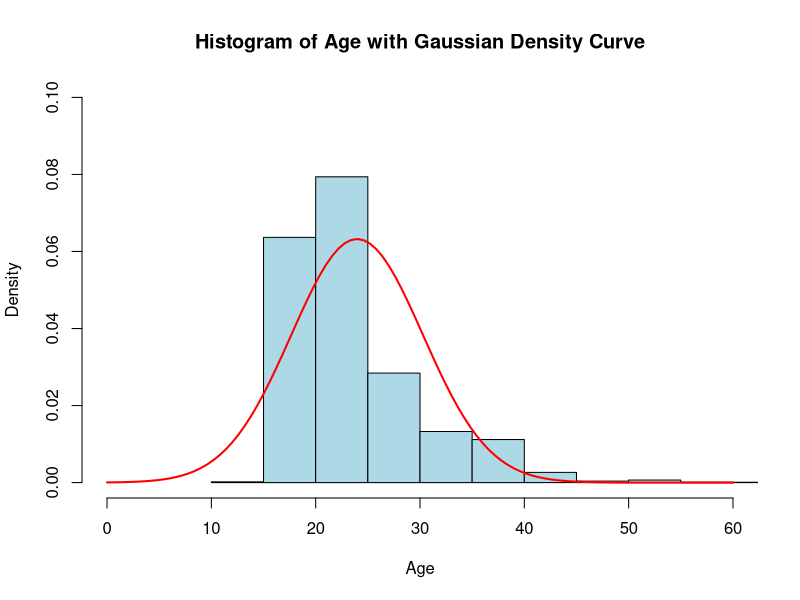
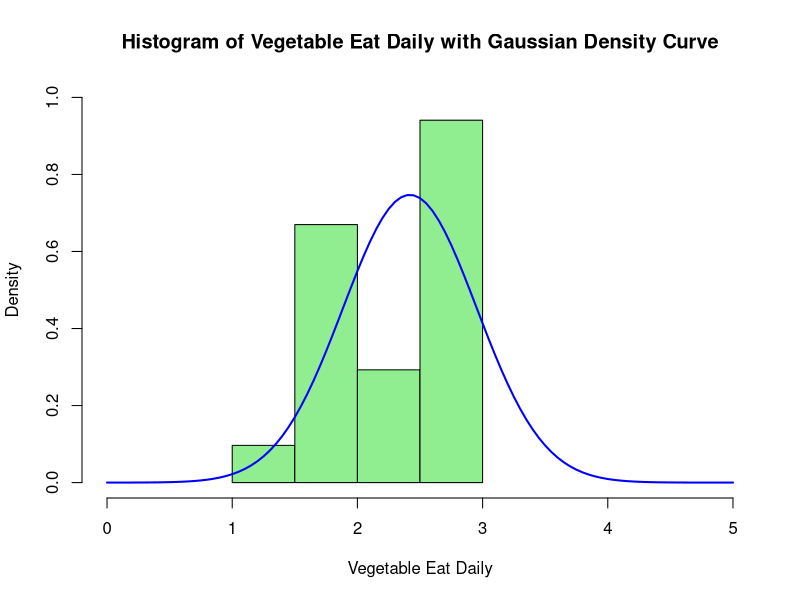
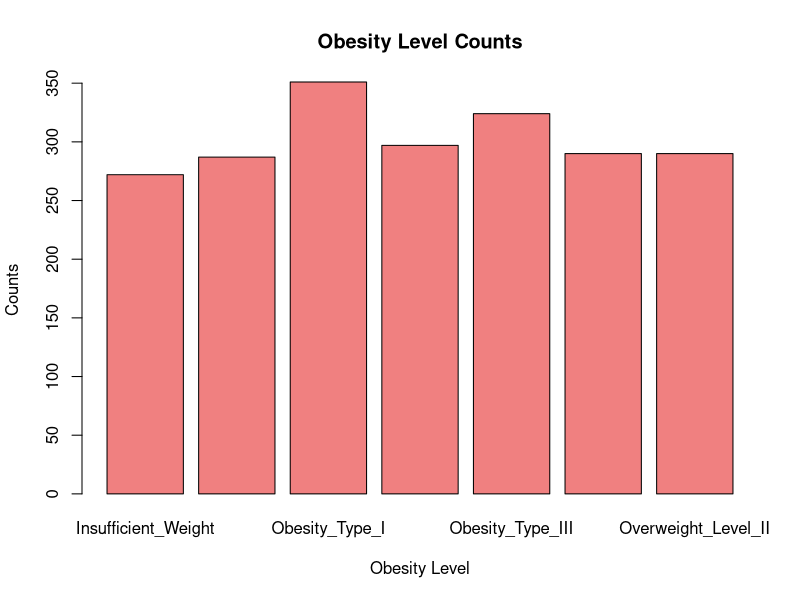
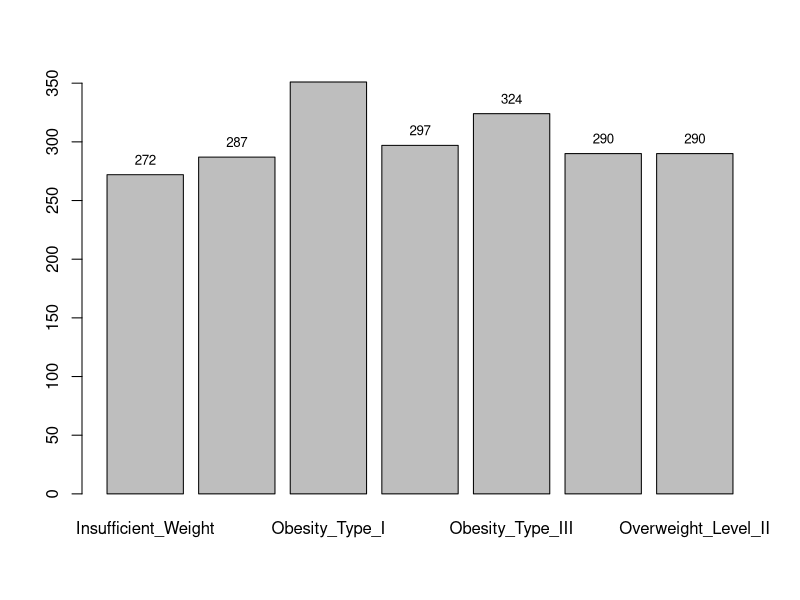
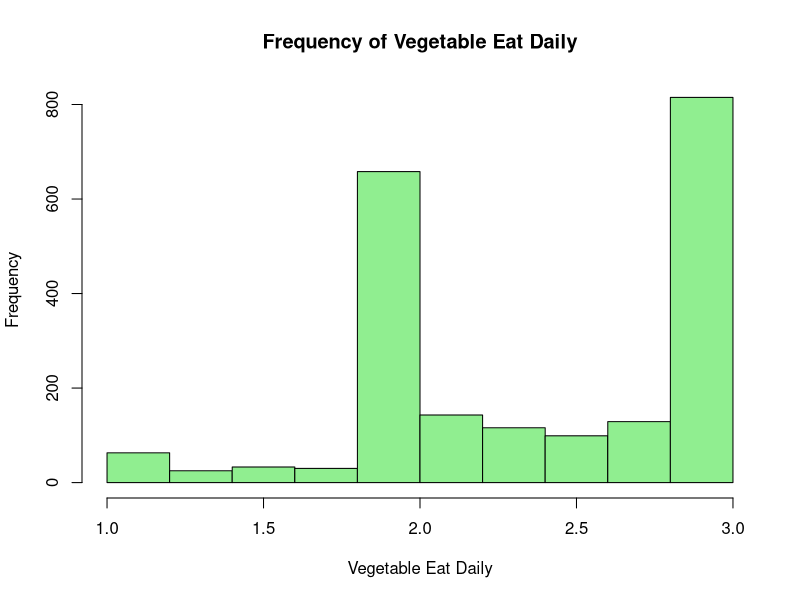
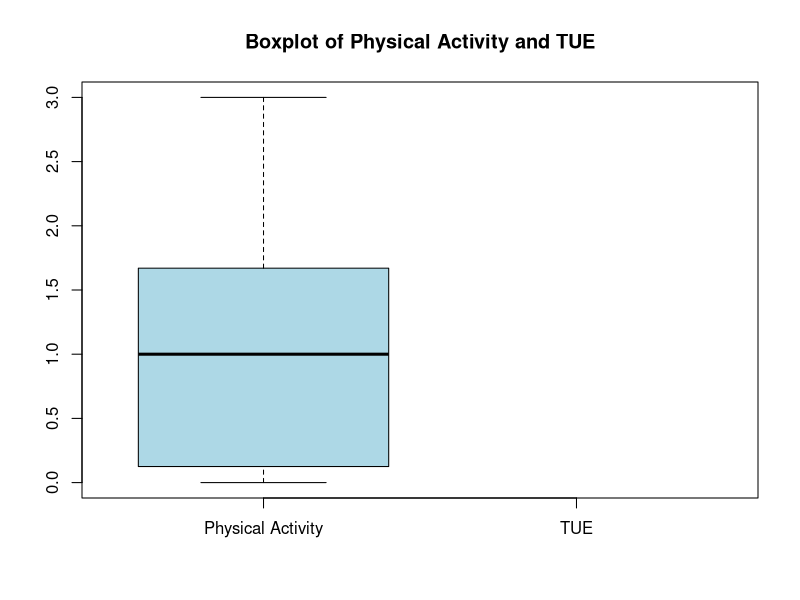
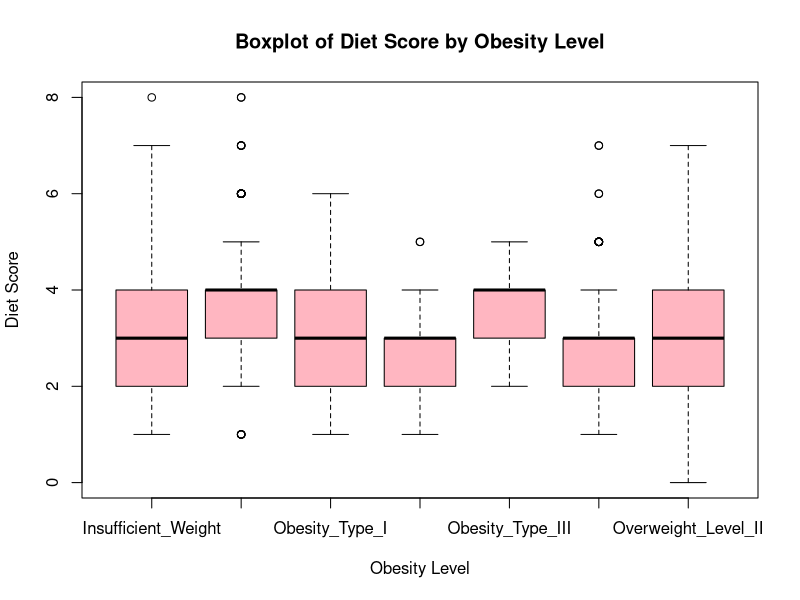
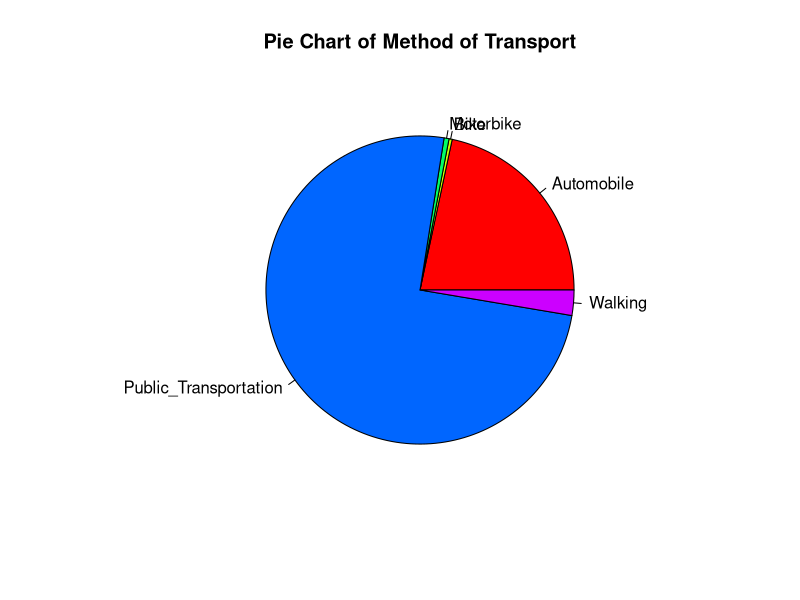

Here is the R script that generated these plots, in order: (Note: this script raises an error after producing the figures.)
data2 <- read.csv(file = "preprocessed.csv", header = TRUE, sep = ",") # Read the preprocessed data


#Helper function to extract summary statistics
get_summary_stats <- function(data, column_name) {
  column_data <- data[[column_name]]
  stats <- list(
    mean = mean(column_data, na.rm = TRUE),
    median = median(column_data, na.rm = TRUE),
    sd = sd(column_data, na.rm = TRUE),
    var = var(column_data, na.rm = TRUE),
    min = min(column_data, na.rm = TRUE),
    max = max(column_data, na.rm = TRUE),
    quantiles = quantile(column_data, probs = c(0.25, 0.5, 0.75), na.rm = TRUE)
  )
  return(stats)
}

#Example usage: Get summary statistics for Age
age_stats <- get_summary_stats(data2, "Age")
print(age_stats)

#histogram for Age using Gaussian density curve
hist(data2$Age, breaks=15, probability=TRUE, main="Histogram of Age with Gaussian Density Curve", xlab="Age", col="lightblue", xlim=c(0,60), ylim=c(0,0.1))
curve(dnorm(x, mean=mean(data2$Age, na.rm=TRUE), sd=sd(data2$Age, na.rm=TRUE)), add=TRUE, col="red", lwd=2)
dev.new()

#histogram for vegetable_eat_daily using Gaussian density curve
hist(data2$vegetable_eat_daily, breaks= 7, probability=TRUE, main="Histogram of Vegetable Eat Daily with Gaussian Density Curve", xlab="Vegetable Eat Daily", col="lightgreen", xlim=c(0,5), ylim=c(0,1))
curve(dnorm(x, mean=mean(data2$vegetable_eat_daily, na.rm=TRUE), sd=sd(data2$vegetable_eat_daily, na.rm=TRUE)), add=TRUE, col="blue", lwd=2)
dev.new()
#graph Obesity Level counts
barplot(table(data2$Obesity_Level), main="Obesity Level Counts", xlab="Obesity Level", ylab="Counts", col="lightcoral")
#add number on top of bars
obesity_counts <- table(data2$Obesity_Level)
text(x=barplot(table(data2$Obesity_Level)), y=obesity_counts, labels=obesity_counts, pos=3, cex=0.8)
dev.new()
# Display frequency table for vegetable_eat_daily variable
hist(data2$vegetable_eat_daily, main="Frequency of Vegetable Eat Daily", xlab="Vegetable Eat Daily", col="lightgreen")
dev.new()
#Comparison of Physical activity values and TUE values using boxplots
boxplot(data2$Physical_activity, data2$TUE, names=c("Physical Activity", "TUE"), main="Boxplot of Physical Activity and TUE", col=c("lightblue", "lightgreen"))
dev.new()
#Comparison of good diet score vs bad diet score using boxplots
boxplot(data2$Diet_score ~ data2$Obesity_Level, main="Boxplot of Diet Score by Obesity Level", xlab="Obesity Level", ylab="Diet Score", col="lightpink")
dev.new()
#Pie chart for Method_of_Transport variable
mtrans_counts <- table(data2$Method_of_Transport)
pie(mtrans_counts, labels=names(mtrans_counts), main="Pie Chart of Method of Transport", col=rainbow(length(mtrans_counts)))
dev.new()   
#Age group and BMI relationship using bar plot
age_bmi_table <- table(data2$Age_group, data2$Obesity_Level)
barplot(age_bmi_table, beside=TRUE, main="Age Group vs Obesity Level", xlab="Age Group", ylab="Counts", col=rainbow(nrow(age_bmi_table)), legend=rownames(age_bmi_table))
dev.new()

#Scatter plot of Age vs Weight with regression line
  ggplot(data2, aes(x=Age, y=Weight)) +
    geom_point(color='blue', alpha=0.5) +
    geom_smooth(method='lm', color='red') +
    labs(title='Scatter Plot of Age vs Weight with Regression Line', x='Age', y='Weight') +
    theme_minimal()
dev.new()

#Boxplot of BMI by Obesity Category
ggplot(data2, aes(x = Obesity_Level, y = BMI)) +
  geom_boxplot() +
  geom_jitter(width = 0.2, alpha = 0.3) +
  labs(title = "BMI by Obesity Category", x = "Obesity Level", y = "BMI") +
  theme_minimal()
dev.new()



#Obesity type I, II and III vs Gender using stacked bar plot
data_obese <- subset(data2, Obesity_Level %in% c("Obesity_Type_I", "Obesity_Type_II", "Obesity_Type_III"))
ggplot(data_obese, aes(x = Gender, fill = Obesity_Level)) +
  geom_bar(position = "stack", color = "black") +
  labs(title = "Obesity Level vs Gender", x = "Gender", y = "Count") +
  theme_minimal()
dev.new()

#Normal weight vs Gender using stacked bar plot
data_normal <- subset(data2, Obesity_Level == "Normal_Weight")
ggplot(data_normal, aes(x = Gender, fill = Obesity_Level)) +
  geom_bar(position = "stack", color = "black") +
  labs(title = "Normal Weight vs Gender", x = "Gender", y = "Count") +
  theme_minimal()
dev.new()

#Insufficient weight vs Gender using stacked bar plot
data_insufficient <- subset(data2, Obesity_Level == "Insufficient_Weight")
ggplot(data_insufficient, aes(x = Gender, fill = Obesity_Level)) +
  geom_bar(position = "stack", color = "black") +
  labs(title = "Insufficient Weight vs Gender", x = "Gender", y = "Count") +
  theme_minimal() 
dev.new()

#Overweight Level I and II vs Gender using stacked bar plot
data_overweight <- subset(data2, Obesity_Level %in% c("Overweight_Level_I", "Overweight_Level_II"))
ggplot(data_overweight, aes(x = Gender, fill = Obesity_Level)) +
  geom_bar(position = "stack", color = "black") +
  labs(title = "Overweight Level vs Gender", x = "Gender", y = "Count") +
  theme_minimal()
dev.new()

#Alcohol consumption vs Obesity Type I, II and III using stacked bar plot
data_obese <- subset(data2, Obesity_Level %in% c("Obesity_Type_I", "Obesity_Type_II", "Obesity_Type_III"))
ggplot(data_obese, aes(x = Alcohol_consumption, fill = Obesity_Level)) +
  geom_bar(position = "stack", color = "black") +
  labs(title = "Alcohol Consumption vs Obesity Level", x = "Alcohol Consumption", y = "Count") +
  theme_minimal()
dev.new()

#Alcohol consumption vs Normal weight using stacked bar plot
data_normal <- subset(data2, Obesity_Level == "Normal_Weight") 
ggplot(data_normal, aes(x = Alcohol_consumption, fill = Obesity_Level)) +
  geom_bar(position = "stack", color = "black") +
  labs(title = "Alcohol Consumption vs Normal Weight", x = "Alcohol Consumption", y = "Count") +
  theme_minimal()
dev.new()

#Alcohol consumption vs Insufficient weight using stacked bar plot 
data_insufficient <- subset(data2, Obesity_Level == "Insufficient_Weight")
ggplot(data_insufficient, aes(x = Alcohol_consumption, fill = Obesity_Level)) +
  geom_bar (position = "stack", color = "black", fill = "lightgreen") +
  labs(title= "Alcohol Consumption vs Insufficient Weight", x = "Alcohol Consumption", y = "Count") +
  theme_minimal()
dev.new()


#Obesity type I, II and III Vs Age group using chart, with age group goes from younger to older
data_obese <- subset(data2, Obesity_Level %in% c("Obesity_Type_I", "Obesity_Type_II", "Obesity_Type_III"))
ggplot(data_obese, aes(x = Age_group, fill = Obesity_Level)) +
  geom_bar(position = "stack", color = "black") +
  labs(title = "Obesity Level vs Age Group", x = "Age Group", y = "Count") +
  theme_minimal() +
  scale_x_discrete(limits = c("Teen", "Young adult", "Adult", "Middle age", "Older")) +
  ylim(c(0, 600))
dev.new()

#Overweight Level I and II Vs Age group using chart, with age group goes from younger to older
data_overweight <- subset(data2, Obesity_Level %in% c("Overweight_Level_I", "Overweight_Level_II"))
ggplot(data_overweight, aes(x = Age_group, fill = Obesity_Level)) +
  geom_bar(position = "stack", color = "black") +
  labs(title = "Overweight Level vs Age Group", x = "Age Group", y = "Count") +
  theme_minimal() +
  scale_x_discrete(limits = c("Teen", "Young adult", "Adult", "Middle age", "Older")) +
  ylim(c(0, 400))
dev.new()

#Normal weight Vs Age group using chart, with age group goes from younger to older
data_normal <- subset(data2, Obesity_Level == "Normal_Weight")
ggplot(data_normal, aes(x = Age_group, fill = Obesity_Level)) +
  geom_bar(position = "stack", color = "black") +
  labs(title = "Normal Weight vs Age Group", x = "Age Group", y = "Count") +
  theme_minimal() +
  scale_x_discrete(limits = c("Teen", "Young adult", "Adult", "Middle age", "Older")) +
  ylim(c(0, 200))
dev.new()

# Insufficient weight Vs Age group using chart, with age group goes from younger to older
data_insufficient <- subset(data2, Obesity_Level == "Insufficient_Weight")
ggplot(data_insufficient, aes(x = Age_group, fill = Obesity_Level)) +
  geom_bar(position = "stack", color = "black") +
  labs(title = "Insufficient Weight vs Age Group", x = "Age Group", y = "Count") +
  theme_minimal() +
  scale_x_discrete(limits = c("Teen", "Young adult", "Adult", "Middle age", "Older")) +
  ylim(c(0, 10))


#Obesity type I, II and III vs Weight using density plot
data_obese <- subset(data2, Obesity_Level %in% c("Obesity_Type_I", "Obesity_Type_II", "Obesity_Type_III"))
ggplot(data_obese, aes(x = Weight, fill = Obesity_Level)) +
  geom_density(alpha = 0.5) +
  labs(title = "Density Plot of Weight by Obesity Level", x = "Weight", y = "Density") +
  theme_minimal() +
  xlim(c(60,150))

#ObesityLevel vs Physical activity using density plot
ggplot(data2, aes(x = Physical_activity, fill = Obesity_Level)) +
  geom_density(alpha = 0.5) +
  labs(title = "Density Plot of Physical Activity by Obesity Level", x = "Physical Activity", y = "Density") +
  theme_minimal() +
  xlim(c(-1,4 ))

#based on that, you can separate obesity level vs Physical activity into 4 density plot, with each obesity level has its own density plot

#use all data to create heat map of correlation between continuous variables, with color goes from blue to red, and add correlation values on top of each cell
library(ggplot2)
library(reshape2)
continuous_vars <- data2[, sapply(data2, is.numeric)]
cor_matrix <- cor(continuous_vars, use = "complete.obs")
cor_matrix_melt <- melt(cor_matrix)
ggplot(cor_matrix_melt, aes(x=Var1, y=Var2, fill=value)) +
  geom_tile() +
  scale_fill_gradient2(low="blue", high="red", mid="white", midpoint=0, limit=c(-1,1), space="Lab", name="Correlation") +
  geom_text(aes(label=round(value, 2)), color="black", size=4) +
  theme_minimal() +
  theme(axis.text.x = element_text(angle = 45, vjust = 1, size = 12, hjust = 1)) +
  labs(title="Correlation Heatmap of Continuous Variables", x="", y="")


#KDE plot for height and weight
ggplot(data2, aes(x=Height, y=Weight)) +
  geom_point(color='blue', alpha=0.5) +
  geom_density2d(color='red') +
  labs(title='KDE Plot of Height and Weight', x='Height', y='Weight') +
  theme_minimal()

  #KDE plot for Obesity typeI, II and III (combined) with height and weight
data_obese <- subset(data2, Obesity_Level %in% c("Obesity_Type_I", "Obesity_Type_II", "Obesity_Type_III"))
ggplot(data_obese, aes(x=Weight, y=Height)) +
  geom_point(color='blue', alpha=0.5) +
  geom_density2d(color='red') +
  labs(title='KDE Plot of Height and Weight for Obesity Type I, II and III', x='Weight', y='Height') +
  xlim(c(60,150)) +
  ylim(c(1.4,2)) +
  theme_minimal()

#KDE plot for Normal weight with height and weight
data_normal <- subset(data2, Obesity_Level == "Normal_Weight")
ggplot(data_normal, aes(x=Weight, y=Height)) +
  geom_point(color='blue', alpha=0.5) +
  geom_density2d(color='red') +
  labs(title='KDE Plot of Height and Weight for Normal Weight', x='Weight', y='Height') +
  xlim(c(25,100)) +
  ylim(c(1.4,2)) +
  theme_minimal()

#KDE plot for Insufficient weight with height and weight
data_insufficient <- subset(data2, Obesity_Level == "Insufficient_Weight")
ggplot(data_insufficient, aes(x=Weight, y=Height)) +
  geom_point(color='blue', alpha=0.5) +
  geom_density2d(color='red') +
  labs(title='KDE Plot of Height and Weight for Insufficient Weight', x='Weight', y='Height') +
  xlim(c(25,80)) +
  ylim(c(1.4,2)) +
  theme_minimal()

#KDE plot for Overweight Level I and II (combined) with height and weight
data_overweight <- subset(data2, Obesity_Level %in% c("Overweight_Level_I", "Overweight_Level_II"))
ggplot(data_overweight, aes(x=Weight, y=Height)) +
  geom_point(color='blue', alpha=0.5) +
  geom_density2d(color='red') +
  labs(title='KDE Plot of Height and Weight for Overweight Level I and II', x='Weight', y='Height') +
  xlim(c(40, 120)) +
  ylim(c(1.4,2)) +
  theme_minimal()

  #distribution of BMI by Obesity level using bar plot
ggplot(data2, aes(x = Obesity_Level, y = BMI)) +
  geom_bar(stat = "summary", fun = "mean", fill = "lightblue", color = "black") +
  labs(title = "Average BMI by Obesity Level", x = "Obesity Level", y = "Average BMI") +
  theme_minimal()

#distribution of Age by Obesity level using bar plot
library(ggplot2)
ggplot(data2, aes(x = Obesity_Level, y = Age)) +
  geom_bar(stat = "summary", fun = "mean", fill = "lightgreen", color = "black") +
  labs(title = "Average Age by Obesity Level", x = "Obesity Level", y = "Average Age") +
  theme_minimal()

#Bar chart for Transport method by Obesity level
ggplot(data2, aes(x = Method_of_Transport, fill = Obesity_Level)) +
  geom_bar(position = "dodge", color = "black") +
  labs(title = "Transport Method by Obesity Level", x = "Transport Method", y = "Count") +
  ylim(c(0, 350)) +
  theme_minimal() +
  scale_fill_brewer(palette = "Set1")

#Bar chart for Alcohol consumption by Obesity level
ggplot(data2, aes(x = Alcohol_consumption, fill = Obesity_Level)) +
  geom_bar(position = "dodge", color = "black") +
  labs(title = "Alcohol Consumption by Obesity Level", x = "Alcohol Consumption", y = "Count") +
  ylim(c(0, 350)) +
  theme_minimal() +
  scale_fill_brewer(palette = "Set1")

#Density chart for Physical activity vs Electronic usage daily by Obesity Type I, II and III combined
data_obese <- subset(data2, Obesity_Level %in% c("Obesity_Type_I", "Obesity_Type_II", "Obesity_Type_III"))
ggplot(data_obese, aes(x = Physical_activity, fill = Electronic_usage_daily)) +
  geom_density(alpha = 0.5) +
  labs(title = "Density Plot of Physical Activity vs Electronic Usage Daily for Obesity Type I, II and III", x = "Physical Activity", y = "Density") +
  theme_minimal() +
  xlim(c(-1,4 )) +
  scale_fill_gradient(low = "lightblue", high = "red")


#Diet score distribution by Obesity level using box plot
library(ggplot2)
ggplot(data2, aes(x = Obesity_Level, y = Diet_score)) +
  geom_boxplot(fill = "lightpink", color = "black") +
  labs(title = "Diet Score Distribution by Obesity Level", x = "Obesity Level", y = "Diet Score") +
  theme_minimal()

#Diet score distribution by Obesity I, II and III using density plot
data_obese <- subset(data2, Obesity_Level %in% c("Obesity_Type_I", "Obesity_Type_II", "Obesity_Type_III"))
ggplot(data_obese, aes(x = Diet_score, fill = Obesity_Level)) +
  geom_density(alpha = 0.5) +
  labs(title = "Density Plot of Diet Score by Obesity Level (I, II and III)", x = "Diet Score", y = "Density") +
  theme_minimal()

#Diet score distribution by Normal weight using density plot
data_normal <- subset(data2, Obesity_Level == "Normal_Weight")
ggplot(data_normal, aes(x = Diet_score, fill = Obesity_Level)) +
  geom_density(alpha = 0.5, fill = "lightgreen") +
  labs(title = "Density Plot of Diet Score for Normal Weight", x = "Diet Score", y = "Density") +
  theme_minimal()
